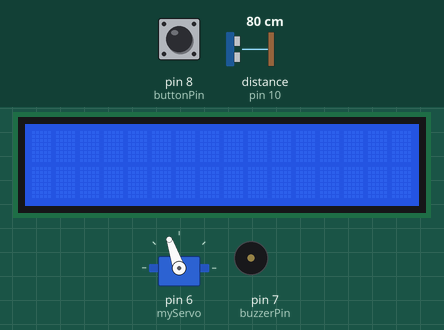
Bench run of a sketch on a simulated Arduino Uno, built with avr-gcc and run on an emulated ATmega328P. Parts: servo, 16×2 character LCD, buzzer (waves = sounding). Wiring (inferred from the names in the program): ultrasonic range finder: trigger pin 9; echo pin 10. The inputs (shaded band) are chosen by the test bench; at power-on: distance to the obstacle (sensor on pin 10) 80 cm, pin 8 (buttonPin) HIGH. The echo pulse lasts 58.3 µs per cm; what the sketch prints to the serial monitor is not drawn.

Above: at 1.2 s.
1.3 s: distance to the obstacle (sensor on pin 10) set to 23 cm
2.9 s: distance to the obstacle (sensor on pin 10) set to 19 cm
At 3.1 s:
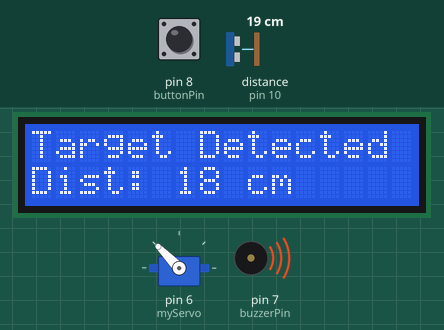
5.1 s: distance to the obstacle (sensor on pin 10) set to 299 cm
8.1 s: distance to the obstacle (sensor on pin 10) set to 2 cm
At 10.2 s:
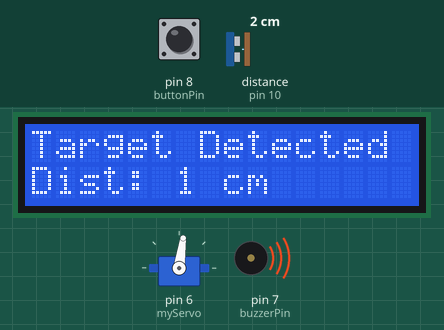
10.3 s: pin 8 (buttonPin) pulled LOW for 3.2 s
At 11.8 s:
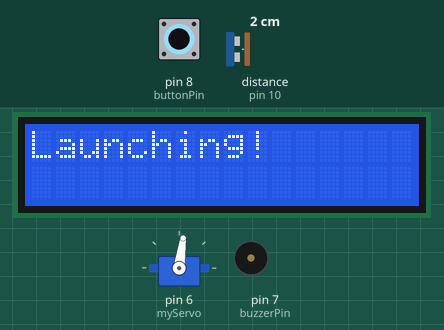
At 16.3 s:
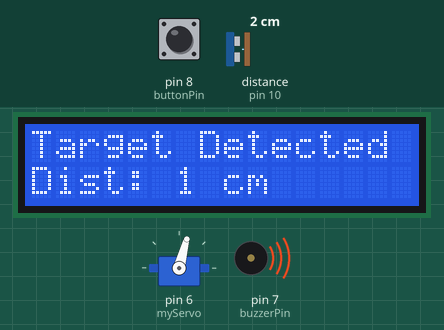
16.4 s: pin 8 (buttonPin) pulled LOW for 0.15 s
Timing chart, 0 to 25.7 s (numbered marks = the images above; inputs shaded):
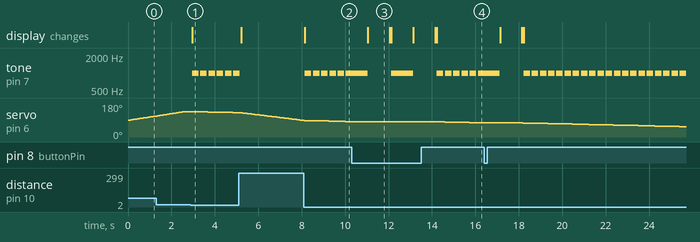

Measured:
- the behaviour switches between 22 and 21 cm on distance to the obstacle (sensor on pin 10) (found by bisection; images 0 and 1)
- after the input at 2.9 s, tone on pin 7 (buzzerPin): alternates 1000 Hz for 0.30 s and silent for 0.08 s, starting after 0.05 s; the display: changes after 0.05 s (image 1)
- after the input at 5.1 s, tone on pin 7 (buzzerPin): goes on until 5.2 s, then stays silent
- after the input at 8.1 s, tone on pin 7 (buzzerPin): alternates 1000 Hz for 0.30 s and silent for 0.08 s, starting after 0.05 s; the display: changes after 0.05 s (image 2)
- after the input at 10.3 s, the display: changes after 0.75 s (image 3)
- what the display in image 3 shows lasts 1.0 s, from 11.1 s to 12.1 s

The sketch:

radar.ino
```cpp
#include <Servo.h>
#include <Wire.h>
#include <LiquidCrystal_I2C.h>

Servo myServo;

// LCD setup (I2C address 0x27, 16x2)
LiquidCrystal_I2C lcd(0x27, 16, 2);

// Servo sweep limits
const int center = 90;
const int leftLimit = 45;
const int rightLimit = 135;

// Ultrasonic pins
const int trigPin = 9;
const int echoPin = 10;

// Buzzer and button pins
const int buzzerPin = 7;
const int buttonPin = 8;

// Variables
long duration;
int distance;
bool targetDetected = false;

// Setup
void setup() {
  myServo.attach(6);
  pinMode(trigPin, OUTPUT);
  pinMode(echoPin, INPUT);
  pinMode(buzzerPin, OUTPUT);
  pinMode(buttonPin, INPUT_PULLUP); // using internal pull-up
  Serial.begin(9600);

  lcd.init();
  lcd.backlight();
  lcd.clear();
}

// Function to read ultrasonic distance
int readUltrasonic() {
  digitalWrite(trigPin, LOW);
  delayMicroseconds(2);

  digitalWrite(trigPin, HIGH);
  delayMicroseconds(10);
  digitalWrite(trigPin, LOW);

  duration = pulseIn(echoPin, HIGH, 30000); // 30ms timeout
  if (duration == 0) return -1;             // no echo

  int cm = duration * 0.034 / 2;

  if (cm > 20) return -1;                   // limit to 20 cm

  return cm;
}

// Function to beep short (fast)
void beepShort() {
  tone(buzzerPin, 1000);
  delay(100);
  noTone(buzzerPin);
}

// Function to beep medium
void beepMedium() {
  tone(buzzerPin, 1000);
  delay(300);
  noTone(buzzerPin);
}

// Function to beep long (for launching)
void beepLong() {
  tone(buzzerPin, 1000);
  delay(700);
  noTone(buzzerPin);
}

void loop() {

  // Sweep right: center → rightLimit
  for (int angle = center; angle <= rightLimit; angle++) {
    myServo.write(angle);
    distance = readUltrasonic();

    if (distance != -1) {  // target detected
      targetDetected = true;
      Serial.print("Angle: ");
      Serial.print(angle);
      Serial.print("  Distance: ");
      Serial.print(distance);
      Serial.println(" cm");

      lcd.clear();
      lcd.setCursor(0,0);
      lcd.print("Target Detected");
      lcd.setCursor(0,1);
      lcd.print("Dist: ");
      lcd.print(distance);
      lcd.print(" cm");

      beepMedium(); // beep when target detected
    } else {
      targetDetected = false;
      lcd.clear();
    }

    // Check button press for launching
    if (targetDetected && digitalRead(buttonPin) == LOW) { // pressed
      beepLong(); // long beep
      lcd.clear();
      lcd.setCursor(0,0);
      lcd.print("Launching!");
      delay(1000); // show message
      lcd.clear();
    }

    delay(50); // servo speed
  }

  delay(200);

  // Sweep left: rightLimit → leftLimit
  for (int angle = rightLimit; angle >= leftLimit; angle--) {
    myServo.write(angle);
    distance = readUltrasonic();

    if (distance != -1) {
      targetDetected = true;
      Serial.print("Angle: ");
      Serial.print(angle);
      Serial.print("  Distance: ");
      Serial.print(distance);
      Serial.println(" cm");

      lcd.clear();
      lcd.setCursor(0,0);
      lcd.print("Target Detected");
      lcd.setCursor(0,1);
      lcd.print("Dist: ");
      lcd.print(distance);
      lcd.print(" cm");

      beepMedium();
    } else {
      targetDetected = false;
      lcd.clear();
    }

    if (targetDetected && digitalRead(buttonPin) == LOW) {
      beepLong();
      lcd.clear();
      lcd.setCursor(0,0);
      lcd.print("Launching!");
      delay(1000);
      lcd.clear();
    }

    delay(50);
  }

  delay(200);

  // Sweep leftLimit → center
  for (int angle = leftLimit; angle <= center; angle++) {
    myServo.write(angle);
    distance = readUltrasonic();

    if (distance != -1) {
      targetDetected = true;
      Serial.print("Angle: ");
      Serial.print(angle);
      Serial.print("  Distance: ");
      Serial.print(distance);
      Serial.println(" cm");

      lcd.clear();
      lcd.setCursor(0,0);
      lcd.print("Target Detected");
      lcd.setCursor(0,1);
      lcd.print("Dist: ");
      lcd.print(distance);
      lcd.print(" cm");

      beepMedium();
    } else {
      targetDetected = false;
      lcd.clear();
    }

    if (targetDetected && digitalRead(buttonPin) == LOW) {
      beepLong();
      lcd.clear();
      lcd.setCursor(0,0);
      lcd.print("Launching!");
      delay(1000);
      lcd.clear();
    }

    delay(50);
  }

  delay(200);
}
```
